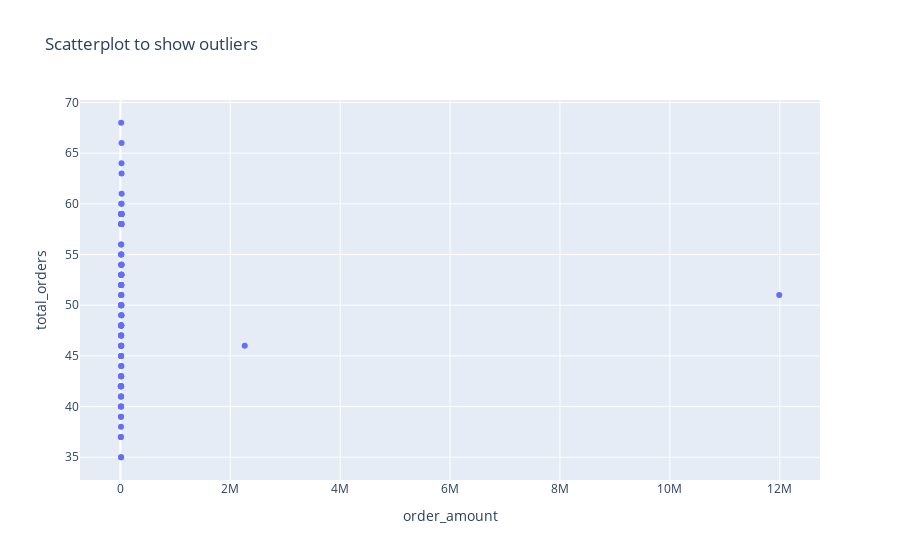

The code cell stored with this chart in its notebook:
### Markdown cell above
From the boxplot above **(or lack thereof)** we see the presence of significant outliers in the AOV values of two shoe shops such that the scale of the box-plot is also distorted to accomodate these outliers. **This visual is important as it shows the magnitude of the outliers.** These outliers will be investigated in further detail.

### Code cell
#Scatter plot to show outliers
fig = px.scatter(final_AOV, x="order_amount", y="total_orders", title = "Scatterplot to show outliers")
fig.show()

### Figure 1 — Plotly figure (JSON) as saved in the notebook; plotly's stock layout.template omitted (floating-point values rounded to 4 significant figures)
{"data": [{"hoverlabel": {"namelength": 0}, "hovertemplate": "order_amount=%{x}<br>total_orders=%{y}", "legendgroup": "", "marker": {"color": "#636efa", "symbol": "circle"}, "mode": "markers", "name": "", "showlegend": false, "type": "scatter", "x": [6840, 9588, 7979, 8547, 14560, 12654, 12208, 8073, 11180, 13806, 11712, 10112, 11088, 14036, 9711, 14231, 10449, 13081, 14986, 11968, 12740, 15042, 13184, 12180, 10224, 15851, 15368, 10988, 12642, 15620, 11076, 11704, 10087, 13140, 13832, 14430, 14835, 14040, 13064, 15198, 16524, 14168, 15729, 13400, 13485, 14652, 11628, 14200, 13588, 13280, 16065, 14240, 16583, 12994, 17472, 12432, 13776, 17640, 20538, 13485, 21320, 15552, 17600, 15732, 17056, 17738, 11524, 16830, 17864, 19234, 17600, 17612, 19367, 18083, 19470, 18330, 16330, 16720, 20196, 17472, 20241, 17222, 21760, 14940, 14691, 16461, 18693, 17776, 17480, 21538, 16643, 15051, 23128, 22627, 22656, 13680, 19758, 17756, 2263800, 11990176], "xaxis": "x", "y": [42, 55, 42, 40, 68, 59, 56, 37, 48, 59, 50, 42, 46, 58, 40, 58, 42, 52, 59, 47, 50, 59, 51, 47, 39, 60, 58, 41, 47, 58, 41, 43, 37, 48, 50, 52, 53, 50, 45, 52, 56, 48, 53, 45, 45, 48, 38, 46, 44, 43, 52, 46, 53, 41, 55, 39, 43, 55, 64, 42, 66, 48, 54, 48, 52, 54, 35, 51, 54, 58, 53, 53, 58, 54, 58, 54, 48, 49, 59, 51, 59, 50, 63, 43, 42, 47, 53, 50, 49, 60, 46, 40, 61, 59, 59, 35, 49, 44, 46, 51], "yaxis": "y"}], "layout": {"legend": {"tracegroupgap": 0}, "title": {"text": "Scatterplot to show outliers"}, "xaxis": {"anchor": "y", "domain": [0, 1], "title": {"text": "order_amount"}}, "yaxis": {"anchor": "x", "domain": [0, 1], "title": {"text": "total_orders"}}}}
